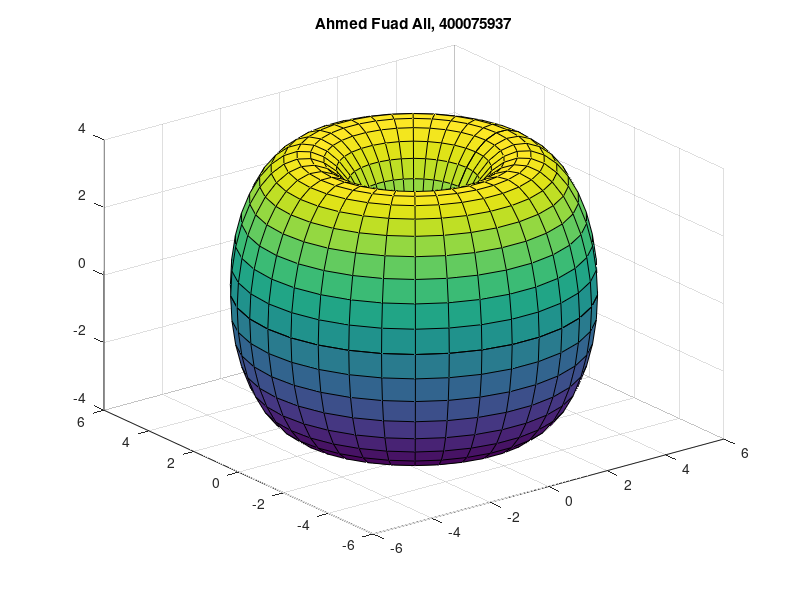

MATLAB code for this plot: (Note: this script raises an error after producing the figure.)
%% Question 1
% draw a graph of elliptic torus
u = linspace(0, 2*pi, 35);
v = linspace(0, 2*pi, 35);
[u,v] = meshgrid(u,v);
x = (3+2.*cos(v)).*cos(u);
y = (3+2.*cos(v)).*sin(u);
z = 4.*sin(v);
surf(x,y,z);
title('Ahmed Fuad Ali, 400075937')

%% Question 2
% calculate surface area of the elliptic torus given above, and make sure
% to have the one side of the integral

% initialize new space so we can take derivatives
syms u v;

Rx = (6+2.*cos(v)).*cos(u);
Ry = (6+2.*cos(v)).*sin(u);
Rz = 4.*sin(v);

% find the cross product of so we can find normal vector
X = [diff(Rx,u), diff(Ry,u), diff(Rz,u)]; 
Y = [diff(Rx,v), diff(Ry,v), diff(Rz,v)]; 
product = cross(X,Y);

% find magnitude of that vector
mag = sqrt((product(1)^2 + product(2)^2 + product(3)^2)); 

% now get the integral
integrand = matlabFunction(mag);
c = 0;
d = 2*pi;
integral2(integrand,0,2*pi,c,d)

% this should be your answer so display it

%% Question 3
% evaluate right hand integral by first getting it (a) and then integrating
% it over the appropriate region

% first, clear our previous vector spaces and initialize a new space
clear x y 
syms x y 

% now get the new integrands by differentiating
Q = cos(x.^6).*log(y.^3.*exp(x)+1); 
P = exp(x.^2)/y.^3;
Qx = diff(Q,x); 
Py = diff(P,y); 
linearintegrand = Qx-Py

%3b 
issa2 = matlabFunction(linearintegrand);
a = -1; 
b = 1; 
c = 3; 
d = @(x) 4-x.^(2); 
integral2(issa2,a,b,c,d)


%% Question 4
% get the left side of Green's theorem instead this time
% you can check your answer by getting same sum bc c1 + c2 = above sum

f=@(x)exp(x.^2)/3^3; 
c1=quad(f,-1,1);
c1
c2=1.2138-c1; % by definition of integral, c2 has to be this
c2

%% Question 5
% plot the force field and contour function c 

x = -1:0.1:1;
y1 = 4-x.^2; 
y2 = 4 + (x.^2 - x.^2); 

plot(x,y1,'k','LineWidth',2);
hold on;
plot(x,y2,'k','LineWidth',2);
grid on

%first make the vectors we need for the semi circle
for i = 1:21
    F_xcom(i) = (6*x(i)^2 + 5*y1(i))*exp(sqrt(x(i)+1));
    F_ycom(i) = (3*x(i)^2 + x(i)*y1(i))*exp(sqrt(y1(i)));
end

% second, do it for the line 
for i = 1:21
    F_x2com(i) = (6*x(i)^2 + 6*y2(i))*exp(sqrt(x(i)+1));
    F_y2com(i) = (6*x(i)^2 + x(i)*y2(i))*exp(sqrt(y2(i)));
end

% plot the semicircle
quiver(x,y1,F_xcom,F_ycom,'m'); 
hold on;
% plot the line
quiver(x,y2,F_x2com,F_y2com,'g');


xlabel('x');
ylabel('y');
xlim([-1.5 1.5]); 
ylim([2.5 4.5]);
title('Ahmed Fuad Ali, 400075937');

%% Question 6
% find work done by force field from above quesiton
clear x y
syms x y 

P1 = (6*x.^(2)+5*y)*exp(sqrt(x+1)); 
Q1 = (3*x.^(2)+x*y)*exp(sqrt(y)); 
q1x = diff(Q1,x); 
p1y = diff(P1,y); 

% by stokes theorem, the integrand should be
integrand = q1x-p1y; 

% now take the integral with the appropriate bounds
issafunction = matlabFunction(integrand); 
a = -1; 
b = 1; 
c = 3; 
d = @(x) 4-x.^(2); 
integral2(issafunction,a,b,c,d);
